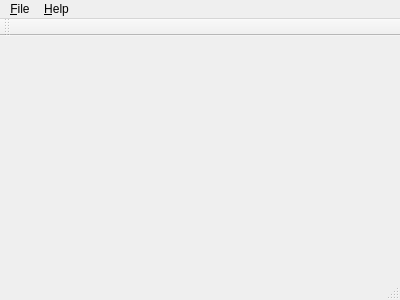
<?xml version="1.0" encoding="UTF-8"?>
<ui version="4.0">
 <class>MainWindow</class>
 <widget class="QMainWindow" name="MainWindow">
  <property name="geometry">
   <rect>
    <x>0</x>
    <y>0</y>
    <width>400</width>
    <height>300</height>
   </rect>
  </property>
  <property name="windowTitle">
   <string>MainWindow</string>
  </property>
  <widget class="QWidget" name="centralWidget"/>
  <widget class="QMenuBar" name="menuBar">
   <property name="geometry">
    <rect>
     <x>0</x>
     <y>0</y>
     <width>400</width>
     <height>21</height>
    </rect>
   </property>
   <widget class="QMenu" name="menu_File">
    <property name="title">
     <string>&amp;File</string>
    </property>
    <addaction name="actionE_xit"/>
   </widget>
   <widget class="QMenu" name="menu_Help">
    <property name="title">
     <string>&amp;Help</string>
    </property>
    <addaction name="action_About"/>
   </widget>
   <addaction name="menu_File"/>
   <addaction name="menu_Help"/>
  </widget>
  <widget class="QToolBar" name="mainToolBar">
   <attribute name="toolBarArea">
    <enum>TopToolBarArea</enum>
   </attribute>
   <attribute name="toolBarBreak">
    <bool>false</bool>
   </attribute>
  </widget>
  <widget class="QStatusBar" name="statusBar"/>
  <action name="actionE_xit">
   <property name="text">
    <string>E&amp;xit</string>
   </property>
  </action>
  <action name="action_About">
   <property name="text">
    <string>&amp;About</string>
   </property>
  </action>
 </widget>
 <layoutdefault spacing="6" margin="11"/>
 <resources/>
 <connections/>
</ui>
